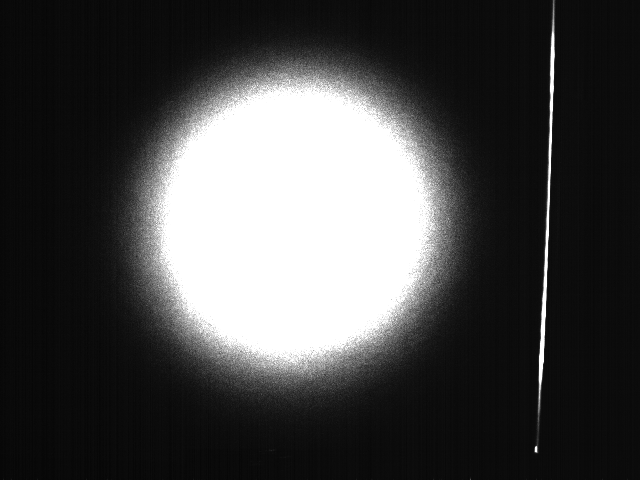
%> input picture ok_test.tif, 640 x 480 px
$ octave Circle_v1p1.m   (GNU Octave 9; MATLAB toolbox functions it lacks are replaced by stand-ins)
%> lines starting %> are read from the running program, lines starting %| are printed output that depends on the picture; in (x1, y1, x2, y2) boxes, pixels count from 0 and x2, y2 are one past the last pixel; in counts of white or black regions, pixels touching at a corner belong together; the program's own positions count from 1
### max_inscribed_circle.m

%
%
%     by Tolga Birdal
%
%
%     Maximum Inscribed Circle
%
%     Or in other words, "largest inner circle" , "maximum empty circle" etc.
%
%     This is a very common problem in computational geometry, and it is not
%     simple to solve efficiently.
%     Addressing 2D image/contour processing, I couldn't find a good
%     implementation on the web. Generally, the reasonable way of solving
%     this problem is to make use of Voronoi Diagrams, which are generally
%     O(nlogn).
%
%     After analyzing the problem a bit, I noticed that the problem can
%     easily and approximately be solved using well-known distance transform.
%
%     Here is how:
%
%     The computational aim can be written as:
%     (x, y) maximizes r = min_{i} r_{i}
%     where r_i = ||(x_i, y_i) ? (x, y)|| and d_i = r_i ? r
%
%     (x_i, y_i): Pairs data points
%     (x, y), r : Pair, scalar circle centre and radius
%
%     In non-mathematical terms:
%
%     1.  The center of the maximum inscribed circle will lie inside the
%         polygon
%     2.  The center of such a circle will be furthest from any point on the
%         edges of the polygon.
%
%     So we seek for the point that lies inside the polygon and has maximal
%     distance to the closest edge. This is exactly the maximum pixel of the
%     distance transform lying inside the contour.
%
%     Notice that this approach is completely in-precise. It is only
%     pixel-precise and never subpixel accurate. However, unlike
%     optimization approaches, it does guarantee a global convergence. In
%     the case of ambiguity, any of the solutions will be valid.
%
%     To detect the points inside the region, inpolygon remains very slow.
%     So, I make use of the great code of Darren Engwirda, here. As well as
%     being contained in this package, it can also be downloaded from:
%     http://www.mathworks.com/matlabcentral/fileexchange/10391-fast-points-in-polygon-test
%
%     Here are other implemnatations, which are more accurate, but much slower
%     than my approach (only slower in Matalb of course!)
%
%     Using
%     http://www.mathworks.com/matlabcentral/fileexchange/2794-cvoronoi
%
%     Using "Largest pixel that doesn't cross any point" approach:
%     http://www.mathworks.com/matlabcentral/newsreader/view_thread/283296
%
%     Here is a sample call:
%
%       I=imread('hand_contour.png');
%       [R cx cy]=max_inscribed_circle(I)
%
%   Cheers,

function [R cx cy]=max_inscribed_circle(ContourImage, display)

% get the contour
sz=size(ContourImage);
[Y,X]=find(ContourImage==1,1, 'first');
if(isempty(X)|isempty(Y))
    R = 1;
    cx = 1;
    cy = 1;
    return;
end
[boundary] = bwboundaries(ContourImage,'noholes');
if(isempty(boundary))
    R = 1;
    cx = 1;
    cy = 1;
    return;
end
X=boundary{1}(:,2);
Y=boundary{1}(:,1);

% find the maximum inscribed circle:
% The point that has the maximum distance inside the given contour is the
% center. The distance of to the closest edge (tangent edge) is the radius.
% % % tic();
BW=bwdist(ContourImage);
[Mx, My]=meshgrid(1:sz(2), 1:sz(1));
[Vin Von]=inpoly([Mx(:),My(:)],[X,Y]);
ind=sub2ind(sz, My(Vin),Mx(Vin));
[R RInd]=max(BW(ind));
R=R(1); RInd=RInd(1); % handle multiple solutions: Just take first.
[cy cx]=ind2sub(sz, ind(RInd));
% % % toc();

% % % % display result
if (~exist('display','var'))
    display=1;
end
if (display)
    %BW(cy,cx)=R+20; % to emphasize the center
    figure,imshow(ContourImage,[]);
    hold on
    plot(cx, cy, 'r+', 'MarkerSize', 10, 'LineWidth', 2);
    plot(X,Y,'r','LineWidth',2);
    theta = [linspace(0,2*pi) 0];
    plot(cos(theta)*R+cx,sin(theta)*R+cy,'color','g','LineWidth', 2);
    hold off
end

end

### Circle_v1p1.m
clear all;
close all;
clc;
img=imread('ok_test.tif');
%> img is the input picture: size 480x640 uint8; min 6, max 255, mean 70.7
BImg = im2bw(img, 100/255);
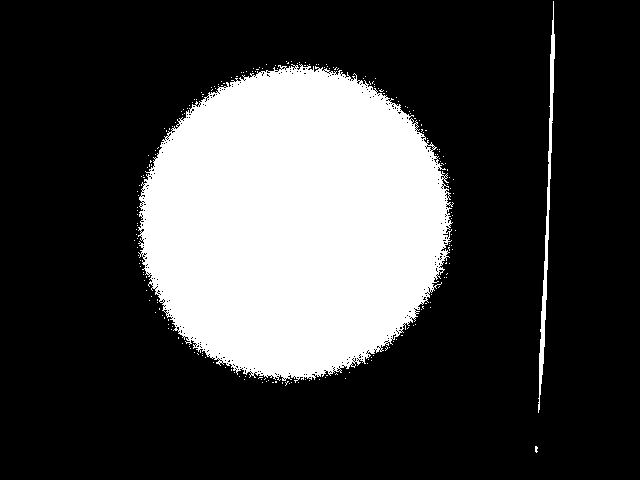
%> BImg: size 480x640 logical; 25% white; 218 white regions (216 under 20 px), largest, box (x1, y1, x2, y2) and area: (138, 64, 454, 383) 75195, (538, 1, 555, 413) 1343
BImg = bwareaopen(BImg, 2000);
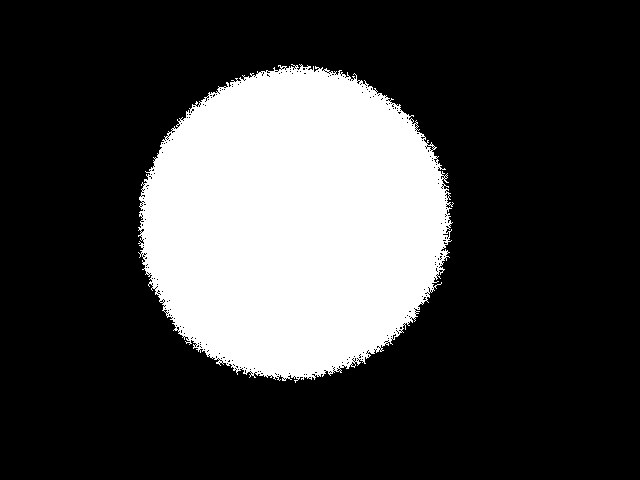
%> BImg: size 480x640 logical; 24.5% white; 1 white region, box (x1, y1, x2, y2) and area: (138, 64, 454, 383) 75195
BImg = imclearborder(BImg);
J=edge(BImg,'Canny');
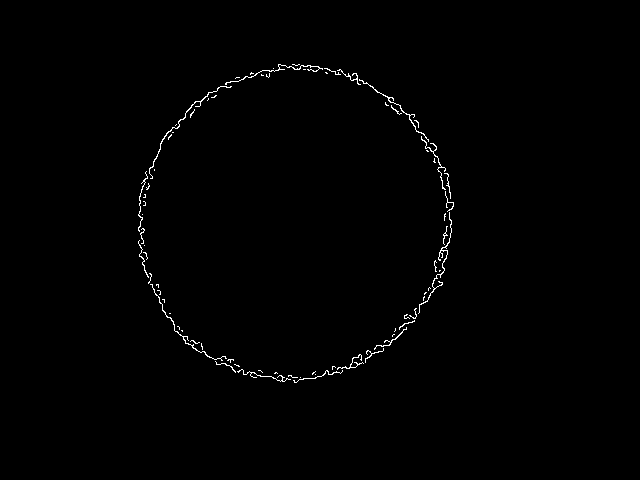
%> J: size 480x640 logical; 0.66% white in thin lines or dots, all inside (x1, y1, x2, y2) = (138, 64, 454, 383)
J = imclose(J,strel('disk', 5));
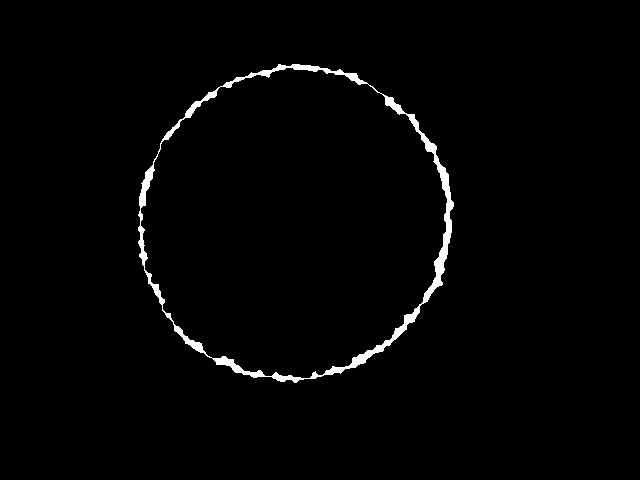
%> J: size 480x640 logical; 1.6% white; 1 white region, box (x1, y1, x2, y2) and area: (138, 64, 454, 383) 4868
% imshowpair(img,J);
imshowpair(BImg,J,'montage');
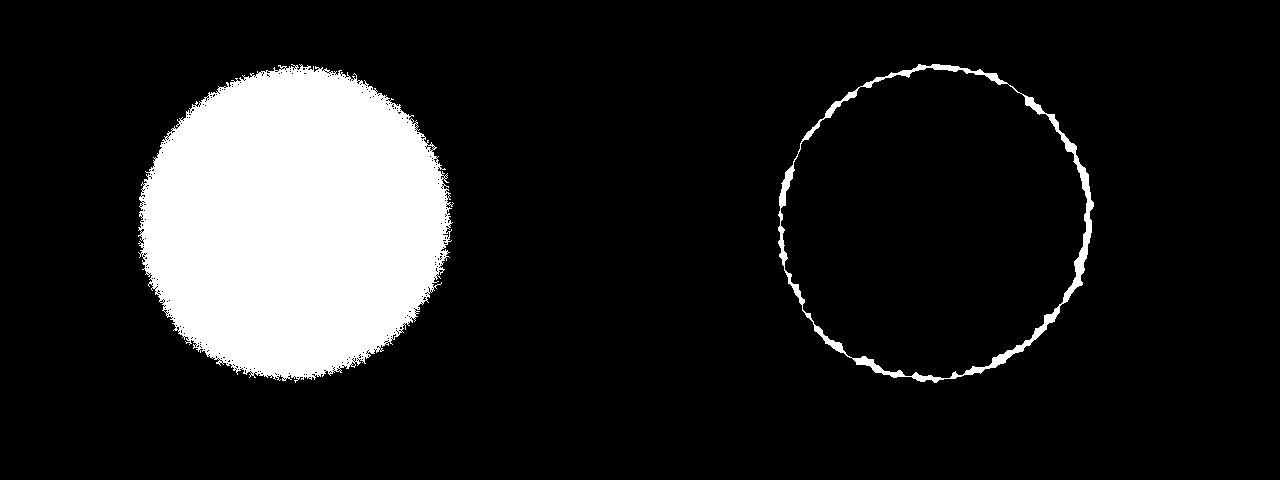
%> displayed picture: size 480x1280, on the screen's scale of 0 to 255; 13% white; 2 white regions, box (x1, y1, x2, y2) and area: (138, 64, 454, 383) 75195, (778, 64, 1094, 383) 4868
[R cx cy]=max_inscribed_circle(im2uint8(J));
%> in max_inscribed_circle, `[Y,X]=find(ContourImage==1,1, 'first');`: Y = []
%> R = 1; cx = 1; cy = 1

status = regionprops(BImg,'Area','Centroid');
%> status = 1 region; Area and Centroid: 75195 [294.6 223.6]

threshold =status.Area/(pi*R^2);
%> threshold = 23935.3
disp(threshold);
%| 2.3935e+04

$ run again, with ng.tif copied over ok_test.tif
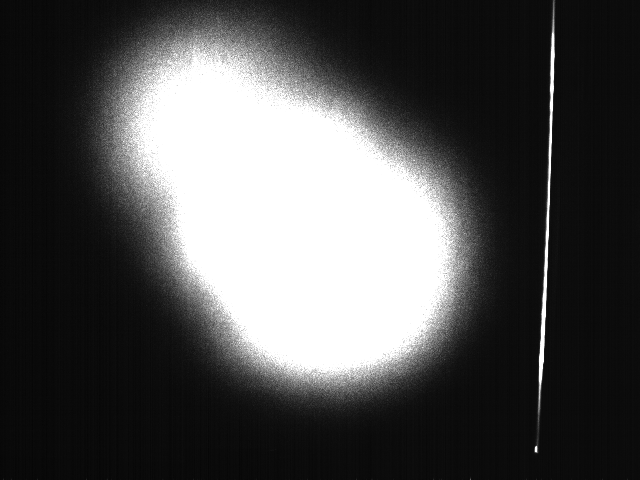
%> input picture ng.tif, 640 x 480 px
%> img is the input picture: size 480x640 uint8; min 6, max 255, mean 80.1
%> `BImg = im2bw(img, 100/255);`:
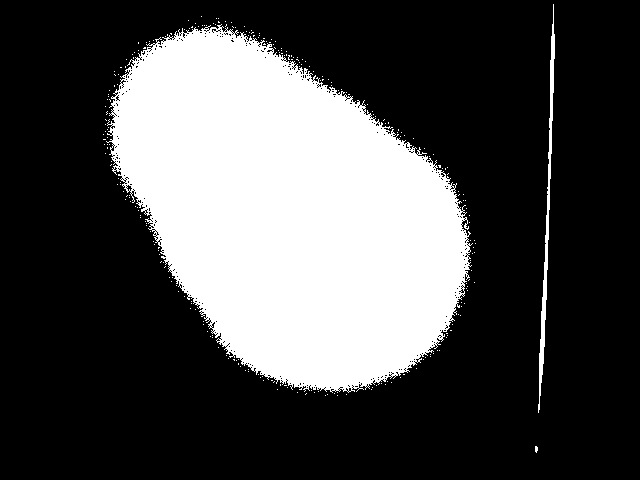
%> BImg: size 480x640 logical; 29.3% white; 259 white regions (257 under 20 px), largest, box (x1, y1, x2, y2) and area: (106, 24, 473, 393) 88190, (538, 4, 555, 413) 1312
%> `imshowpair(BImg,J,'montage');`:
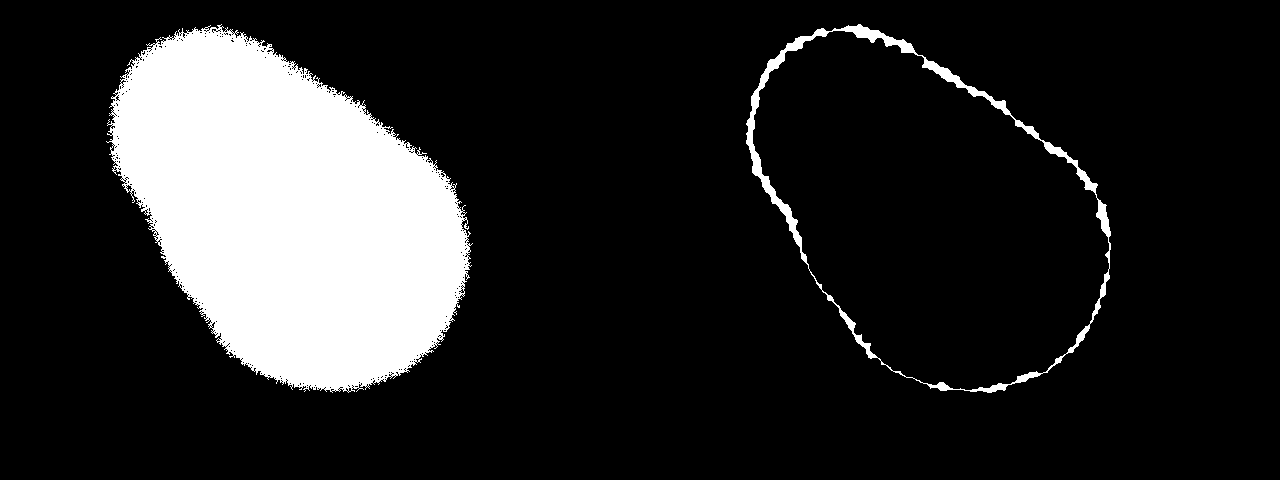
%> displayed picture: size 480x1280, on the screen's scale of 0 to 255; 15.3% white; 2 white regions, box (x1, y1, x2, y2) and area: (106, 24, 473, 393) 88190, (746, 24, 1111, 393) 5875
%> Y = []
%> R = 1
%> status = 1 region; Area and Centroid: 88190 [289.6 212.9]
%> threshold = 28071.7
%| 2.8072e+04
